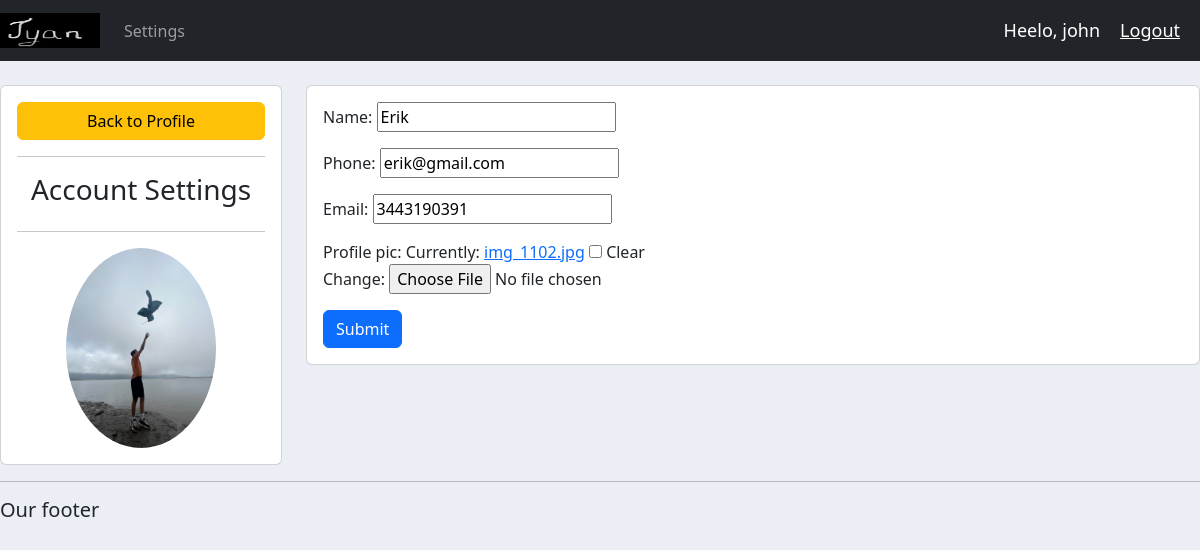
Screenshot of /account/ (signed in) with the database file from the repository.
### accounts/models.py (models this page shows, shortened)
class Customer(models.Model):
    user = models.OneToOneField(User, null=True, blank=True, on_delete=models.CASCADE)
    name = models.CharField(max_length=200, null=True)
    phone = models.CharField(max_length=200, null=True)
    email = models.CharField(max_length=200,null=True)
    profile_pic = models.ImageField(default="img_1102.jpg",null=True, blank=True)
    date_created = models.DateTimeField(auto_now_add=True, null=True)

### accounts/decorators.py (the view)
        def wrapper_func(request, *args, **kwargs):
            group = None
            if request.user.groups.exists():
                group = request.user.groups.all()[0].name
            if group in allowed_roles:
                return view_func(request, *args, **kwargs)
            else:
                return HttpResponse('You are not authorised to view this page')

### accounts/forms.py
class CustomerForm(ModelForm):
    class Meta:
        model = Customer
        fields = "__all__"
        exclude = ['user']

### accounts/views.py (called while the page is built)
@login_required(login_url='login')
@allowed_users(allowed_roles=['customer'])
def accountSettings(request):
    customer = request.user.customer
    form = CustomerForm(instance=customer)
    if request.method == "POST":
        form = CustomerForm(request.POST, request.FILES, instance=customer)
        if form.is_valid():
            form.save()
    context={'form':form}
    return render(request, 'accounts/account_settings.html', context)

### templates/accounts/account_settings.html (shortened to what this page needs)
{% extends 'accounts/main.html' %}
{% load static %}
{% block content %}
<br>
<div class="row">
    <div class="col-md-3">
        <div class="card card-body">
            <a class="btn btn-warning" href="{% url 'home' %}" &#8592;>Back to Profile</a>
            <hr>
            <h3 style="text-align: center">Account Settings</h3>
            <hr>
            <img class="profile-pic" src="{{request.user.customer.profile_pic.url}}">
        </div>
    </div>
    <div class="col-md-9">
        <div class="card card-body">
            <form method="POST" action="" enctype="multipart/form-data">
                {{form.as_p}}
                <input class="btn btn-primary" type="submit" name="Update Information">
            </form>
        </div>
    </div>
</div>
{% endblock %}

### templates/accounts/navbar.html (shortened to what this page needs)
{% load static %}
<nav class="navbar navbar-expand-lg navbar-dark bg-dark">
  <a class="navbar-brand" href="#">
    <img src="{% static 'images/logo.png' %}" alt="Logo" width="100" height="35" class="d-inline-block align-top">
  </a>
    <div class="collapse navbar-collapse" id="navbarNav">
      <ul class="navbar-nav">
        {% if request.user.is_staff %}
        <li class="nav-item active">
          <a class="nav-link" href="{% url 'home' %}">Dashboard</a>
        </li>
        <li class="nav-item">
          <a class="nav-link" href="{% url 'products' %}">Products</a>
        </li>
        {% else %}
        <li class="nav-item">
          <a class="nav-link" href="{% url 'account' %}">Settings</a>
        </li>
        {% endif %}
      </ul>
    </div>
    <span class="hello-msg">Heelo, {{request.user}}</span>
    <span><a class="hello-msg" href="{% url 'logout' %}">Logout</a></span>
</nav>

### static/css/main.css (style rules this page uses)
body { background-color: #ebeff5; }

### templates/accounts/navbar.html (style rules this page uses)
.hello-msg { font-size: 18px; color: #fff; margin-right: 20px; }

### templates/accounts/account_settings.html (style rules this page uses)
.profile-pic { max-width: 200px; max-height:200px; margin: 0 auto; border-radius: 50%; }

### rows the page displays
Customer: name "Erik", phone "erik@gmail.com", email "3443190391"

### other values shown
{{ request.user }} "john"
